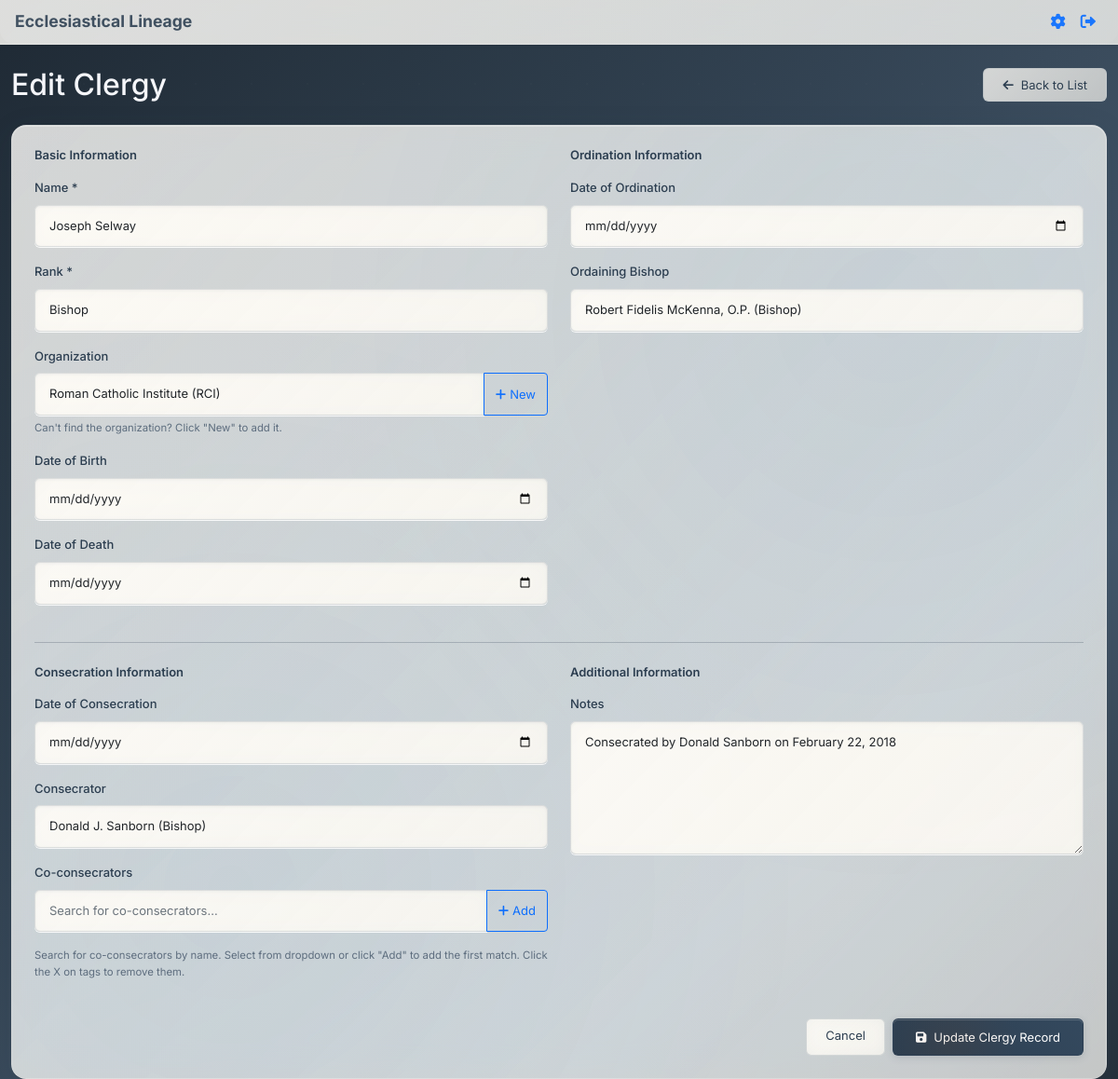
The app's page /clergy/2/edit (signed in) with its own data.
### app.py (models this page shows, shortened)
class Clergy(db.Model):
    id = db.Column(db.Integer, primary_key=True)
    name = db.Column(db.String(200), nullable=False)
    rank = db.Column(db.String(100), nullable=False)
    organization = db.Column(db.String(200))
    date_of_birth = db.Column(db.Date)
    date_of_ordination = db.Column(db.Date)
    ordaining_bishop_id = db.Column(db.Integer, db.ForeignKey('clergy.id'))
    date_of_consecration = db.Column(db.Date)
    consecrator_id = db.Column(db.Integer, db.ForeignKey('clergy.id'))
    co_consecrators = db.Column(db.Text)  # JSON array of clergy IDs
    date_of_death = db.Column(db.Date)
    notes = db.Column(db.Text)
    ordaining_bishop = db.relationship('Clergy', foreign_keys=[ordaining_bishop_id], remote_side=[id])
    consecrator = db.relationship('Clergy', foreign_keys=[consecrator_id], remote_side=[id])
    def get_co_consecrators(self):
        if self.co_consecrators:
            return json.loads(self.co_consecrators)
        return []

class Rank(db.Model):
    id = db.Column(db.Integer, primary_key=True)
    name = db.Column(db.String(100), unique=True, nullable=False)
    description = db.Column(db.Text)
    color = db.Column(db.String(7), nullable=False, default="#000000")
    created_at = db.Column(db.DateTime, default=datetime.utcnow)

class Organization(db.Model):
    id = db.Column(db.Integer, primary_key=True)
    name = db.Column(db.String(200), unique=True, nullable=False)
    abbreviation = db.Column(db.String(20), unique=True)  # Short code for the organization
    description = db.Column(db.Text)
    color = db.Column(db.String(7), nullable=False, default="#27ae60")
    created_at = db.Column(db.DateTime, default=datetime.utcnow)

### app.py (the view, shortened to what this page needs)
@app.route('/clergy/<int:clergy_id>/edit', methods=['GET', 'POST'])
def edit_clergy(clergy_id):
    if 'user_id' not in session:
        flash('Please log in to edit clergy records.', 'error')
        return redirect(url_for('login'))
    clergy = Clergy.query.get_or_404(clergy_id)
    all_clergy = Clergy.query.all()
    all_clergy_data = [
        {
            'id': clergy_member.id,
            'name': clergy_member.name,
            'rank': clergy_member.rank,
            'organization': clergy_member.organization
        }
        for clergy_member in all_clergy
    ]
    ranks = Rank.query.order_by(Rank.name).all()
    organizations = Organization.query.order_by(Organization.name).all()
    return render_template('add_clergy.html',
                         clergy=clergy,
                         all_clergy=all_clergy,
                         all_clergy_data=all_clergy_data,
                         ranks=ranks,
                         organizations=organizations,
                         edit_mode=True)

### templates/add_clergy.html (shortened to what this page needs)
{% extends "base.html" %}
{% block full_content %}
    <div class="container mt-4">
    <div class="d-flex justify-content-between align-items-center mb-4">
        <h1 class="h2 mb-0">{% if edit_mode %}Edit Clergy{% else %}Add New Clergy{% endif %}</h1>
        <a href="{{ url_for('clergy_list') }}" class="btn btn-outline-secondary">
            <i class="fas fa-arrow-left me-2"></i>Back to List
        </a>
    </div>
    <div class="card">
        <div class="card-body p-4">
            <form method="POST">
                <div class="row">
                    <div class="col-md-6">
                        <h4 class="mb-3">Basic Information</h4>
                        <div class="mb-3">
                            <label for="name" class="form-label">Name *</label>
                            <input type="text" class="form-control" id="name" name="name"
                                   value="{{ clergy.name if edit_mode else '' }}" required>
                        </div>
                        <div class="mb-3">
                            <label for="rank" class="form-label">Rank *</label>
                            <select class="form-select" id="rank" name="rank" required>
                                {% for rank in ranks %}
                                    <option value="{{ rank.name }}" {% if edit_mode and clergy.rank == rank.name %}selected{% endif %}>
                                        {{ rank.name }}{% if rank.description %} - {{ rank.description }}{% endif %}
                                    </option>
                                {% endfor %}
                            </select>
                        </div>
                        <div class="mb-3">
                            <label for="organization" class="form-label">Organization</label>
                            <div class="input-group">
                                <select class="form-select" id="organization" name="organization">
                                    {% for organization in organizations %}
                                        <option value="{{ organization.name }}" {% if edit_mode and clergy.organization == organization.name %}selected{% endif %}>
                                            {{ organization.name }}{% if organization.abbreviation %} ({{ organization.abbreviation }}){% endif %}{% if organization.description %} - {{ organization.description }}{% endif %}
                                        </option>
                                    {% endfor %}
                                </select>
                                <button class="btn btn-outline-primary" type="button" onclick="openAddOrganizationModal()" title="Add new organization">
                                    <i class="fas fa-plus me-1"></i>New
                                </button>
                            </div>
                            <div class="form-text">Can't find the organization? Click "New" to add it.</div>
                        </div>
                        <div class="mb-3">
                            <label for="date_of_birth" class="form-label">Date of Birth</label>
                            <input type="date" class="form-control" id="date_of_birth" name="date_of_birth"
                                   value="{{ clergy.date_of_birth.strftime('%Y-%m-%d') if edit_mode and clergy.date_of_birth else '' }}">
                        </div>
                        <div class="mb-3">
                            <label for="date_of_death" class="form-label">Date of Death</label>
                            <input type="date" class="form-control" id="date_of_death" name="date_of_death"
                                   value="{{ clergy.date_of_death.strftime('%Y-%m-%d') if edit_mode and clergy.date_of_death else '' }}">
                        </div>
                    </div>
                    <div class="col-md-6">
                        <h4 class="mb-3">Ordination Information</h4>
                        <div class="mb-3">
                            <label for="date_of_ordination" class="form-label">Date of Ordination</label>
                            <input type="date" class="form-control" id="date_of_ordination" name="date_of_ordination"
                                   value="{{ clergy.date_of_ordination.strftime('%Y-%m-%d') if edit_mode and clergy.date_of_ordination else '' }}">
                        </div>
                        <div class="mb-3">
                            <label for="ordaining_bishop_id" class="form-label">Ordaining Bishop</label>
                            <select class="form-select" id="ordaining_bishop_id" name="ordaining_bishop_id">
                                {% for clergy_member in all_clergy %}
                                    <option value="{{ clergy_member.id }}" {% if edit_mode and clergy.ordaining_bishop_id == clergy_member.id %}selected{% endif %}>{{ clergy_member.name }} ({{ clergy_member.rank }})</option>
                                {% endfor %}
                            </select>
                        </div>
                    </div>
                </div>
                <hr class="my-4">
                <div class="row">
                    <div class="col-md-6">
                        <h4 class="mb-3">Consecration Information</h4>
                        <div class="mb-3">
                            <label for="date_of_consecration" class="form-label">Date of Consecration</label>
                            <input type="date" class="form-control" id="date_of_consecration" name="date_of_consecration"
                                   value="{{ clergy.date_of_consecration.strftime('%Y-%m-%d') if edit_mode and clergy.date_of_consecration else '' }}">
                        </div>
                        <div class="mb-3">
                            <label for="consecrator_id" class="form-label">Consecrator</label>
                            <select class="form-select" id="consecrator_id" name="consecrator_id">
                                {% for clergy_member in all_clergy %}
                                    <option value="{{ clergy_member.id }}" {% if edit_mode and clergy.consecrator_id == clergy_member.id %}selected{% endif %}>{{ clergy_member.name }} ({{ clergy_member.rank }})</option>
                                {% endfor %}
                            </select>
                        </div>
                        <div class="mb-3">
                            <label for="co_consecrators" class="form-label">Co-consecrators</label>
                            <div class="co-consecrators-container">
                                <div class="input-group mb-2">
                                    <input type="text" class="form-control" id="co_consecrator_search" placeholder="Search for co-consecrators...">
                                    <button class="btn btn-outline-primary" type="button" id="add_co_consecrator" title="Add selected co-consecrator">
                                        <i class="fas fa-plus me-1"></i>Add
                                    </button>
                                </div>
                            </div>
                            <div class="form-text">Search for co-consecrators by name. Select from dropdown or click "Add" to add the first match. Click the X on tags to remove them.</div>
                        </div>
                    </div>
                    <div class="col-md-6">
                        <h4 class="mb-3">Additional Information</h4>
                        <div class="mb-3">
                            <label for="notes" class="form-label">Notes</label>
                            <textarea class="form-control" id="notes" name="notes" rows="6" placeholder="Additional notes about this clergy member...">{{ clergy.notes if edit_mode else '' }}</textarea>
                        </div>
                    </div>
                </div>
                <div class="d-flex justify-content-end gap-2 mt-4">
                    <a href="{{ url_for('clergy_list') }}" class="btn btn-outline-secondary">Cancel</a>
                    <button type="submit" class="btn btn-primary">
                        <i class="fas fa-save me-2"></i>{% if edit_mode %}Update Clergy Record{% else %}Save Clergy Record{% endif %}
                    </button>
                </div>
            </form>
        </div>
    </div>
{% endblock %}

### records on screen
Clergy: name "Joseph Selway", rank "Bishop", organization "Roman Catholic Institute (RCI)", ordaining_bishop_id "Robert Fidelis McKenna, O.P. (Bishop)", consecrator_id "Donald J. Sanborn (Bishop)", notes "Consecrated by Donald Sanborn on February 22, 2018"
